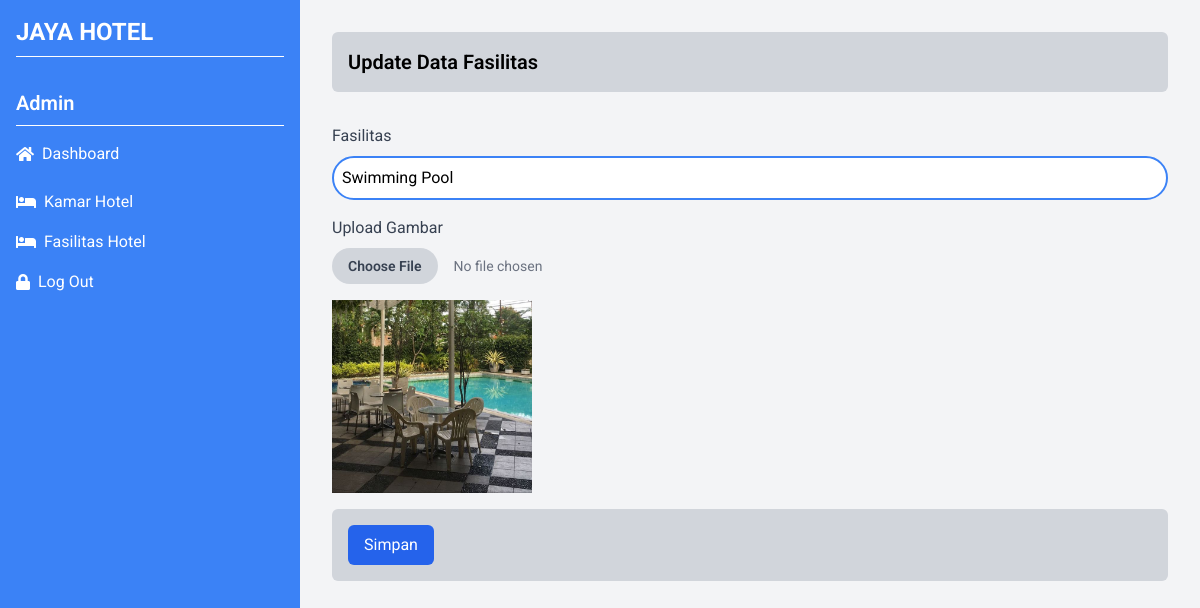
Screenshot of /edit_fasilitas.php?id=7 with the database file from the repository.
### tables this page shows
CREATE TABLE `fasilitas` (
  `id_fasilitas` int(30) NOT NULL,
  `fasilitas` varchar(255) NOT NULL,
  `gambar_fasilitas` varchar(255) NOT NULL
);

### edit_fasilitas.php (the view, shortened to what this page needs)
<html>
<head>
    <script src="https://cdn.tailwindcss.com"></script>
    <link rel="stylesheet" href="https://cdnjs.cloudflare.com/ajax/libs/font-awesome/5.15.3/css/all.min.css">
</head>
<body class="bg-gray-100">
    <div class="flex flex-col md:flex-row">
        <div class="w-full md:w-1/4 bg-blue-500 h-auto md:h-screen p-4">
            <div class="text-white text-2xl font-bold mb-8 border-b border-white pb-2">JAYA HOTEL</div>
            <div class="text-white text-xl font-semibold mb-4 border-b border-white pb-2">Admin</div>
            <div class="text-white mb-4 pb-2">
                <a href="#" class="flex items-center">
                    <i class="fas fa-home mr-2"></i> Dashboard
                </a>
            </div>
            <div class="text-white mb-4">
                <a href="#" class="flex items-center">
                    <i class="fas fa-bed mr-2"></i> Kamar Hotel
                </a>
            </div>
            <div class="text-white mb-4">
                <a href="#" class="flex items-center">
                    <i class="fas fa-bed mr-2"></i> Fasilitas Hotel
                </a>
            </div>
            <div class="text-white">
                <a href="#" class="flex items-center">
                    <i class="fas fa-lock mr-2"></i> Log Out
                </a>
            </div>
        </div>
        <div class="w-full md:w-3/4 p-4 md:p-8">
            <div class="bg-gray-300 p-4 rounded-md mb-8">
                <h2 class="text-xl font-semibold">Update Data Fasilitas</h2>
            </div>
            <form action="update_fasilitas.php" method="post" autocomplete="off" enctype="multipart/form-data">
            <?php
            $id_fasilitas = $_GET['id'];
            include "koneksi.php";
            $query = mysqli_query($koneksi, "SELECT * FROM fasilitas WHERE id_fasilitas = $id_fasilitas");
            while ($data = mysqli_fetch_array($query)){
            ?>
                <div class="mb-4">
                    <label class="block text-gray-700 mb-2">Fasilitas</label>
                    <input type="text" name="fasilitas" class="w-full border-2 border-blue-500 rounded-full p-2"id="exampleInputEmail1"  value="<?php echo $data['fasilitas']; ?>" placeholder="Masukkan Fasilitas">
                </div>
                <div class="mb-4">
                    <label class="block text-gray-700 mb-2">Upload Gambar</label>
                    <input type="file" name="gambar"
                        class="block w-full text-sm text-gray-500 file:mr-4 file:py-2 file:px-4 file:rounded-full file:border-0 file:text-sm file:font-semibold file:bg-gray-300 file:text-gray-700 hover:file:bg-gray-400">
                </div>
                <div class="mb-4">
                <div class="custom-file">
                      <img src="pictures/<?php echo $data["gambar_fasilitas"]; ?>" width=200 title="<?php echo $data['gambar_fasilitas']; ?>"></td>
                      </div>
            </div>
                <div class="bg-gray-300 p-4 rounded-md">
                <button type="submit"name="proses" value="upload" class="bg-blue-600 text-white px-4 py-2 rounded-md">Simpan</button>
                </div>
                <?php }
                ?>
            </form>
        </div>
    </div>
</body>
</html>

### edit_fasilitas.php (style rules this page uses)
body { font-family: 'Roboto', sans-serif; }

### rows the page displays
fasilitas: fasilitas "Swimming Pool", gambar_fasilitas (picture)
